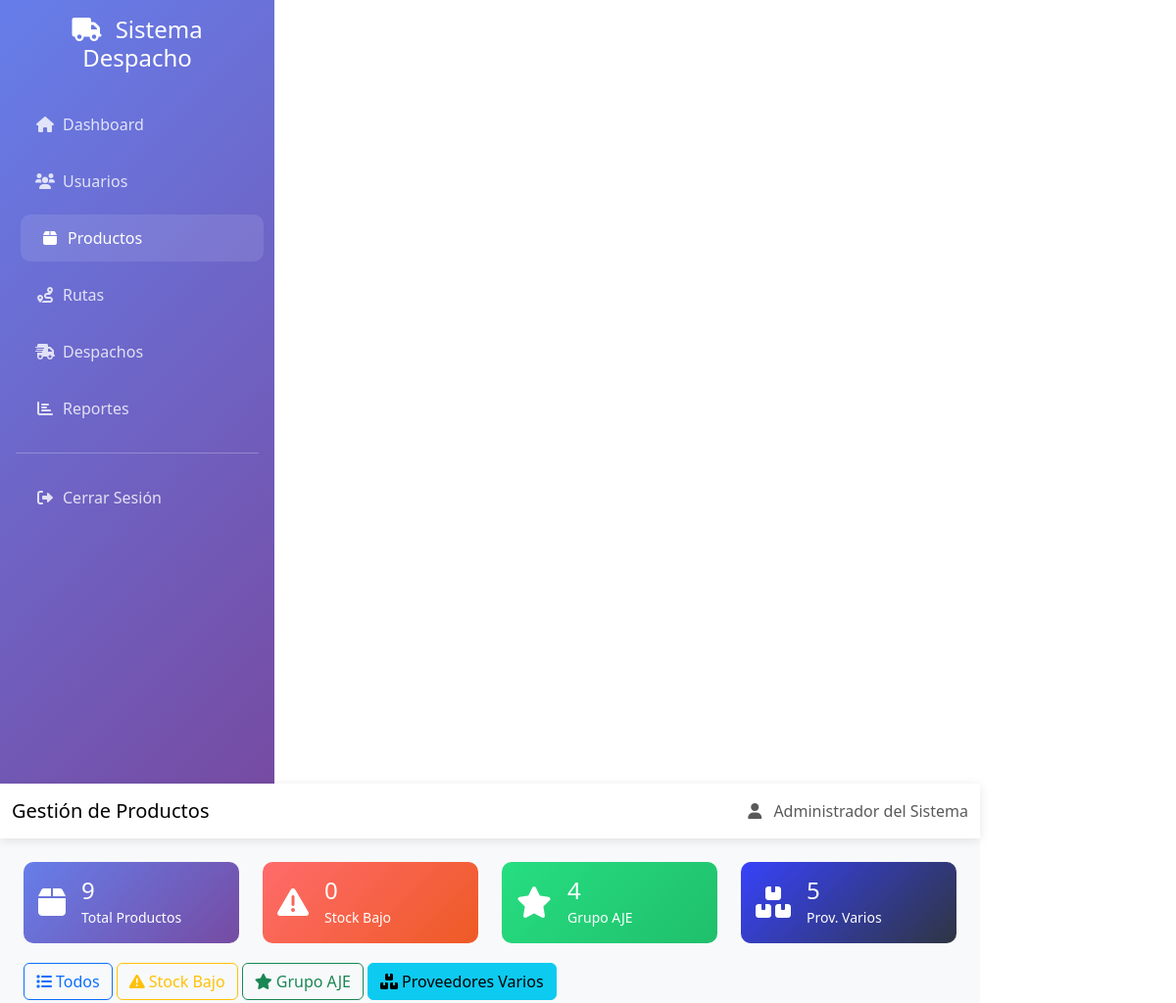
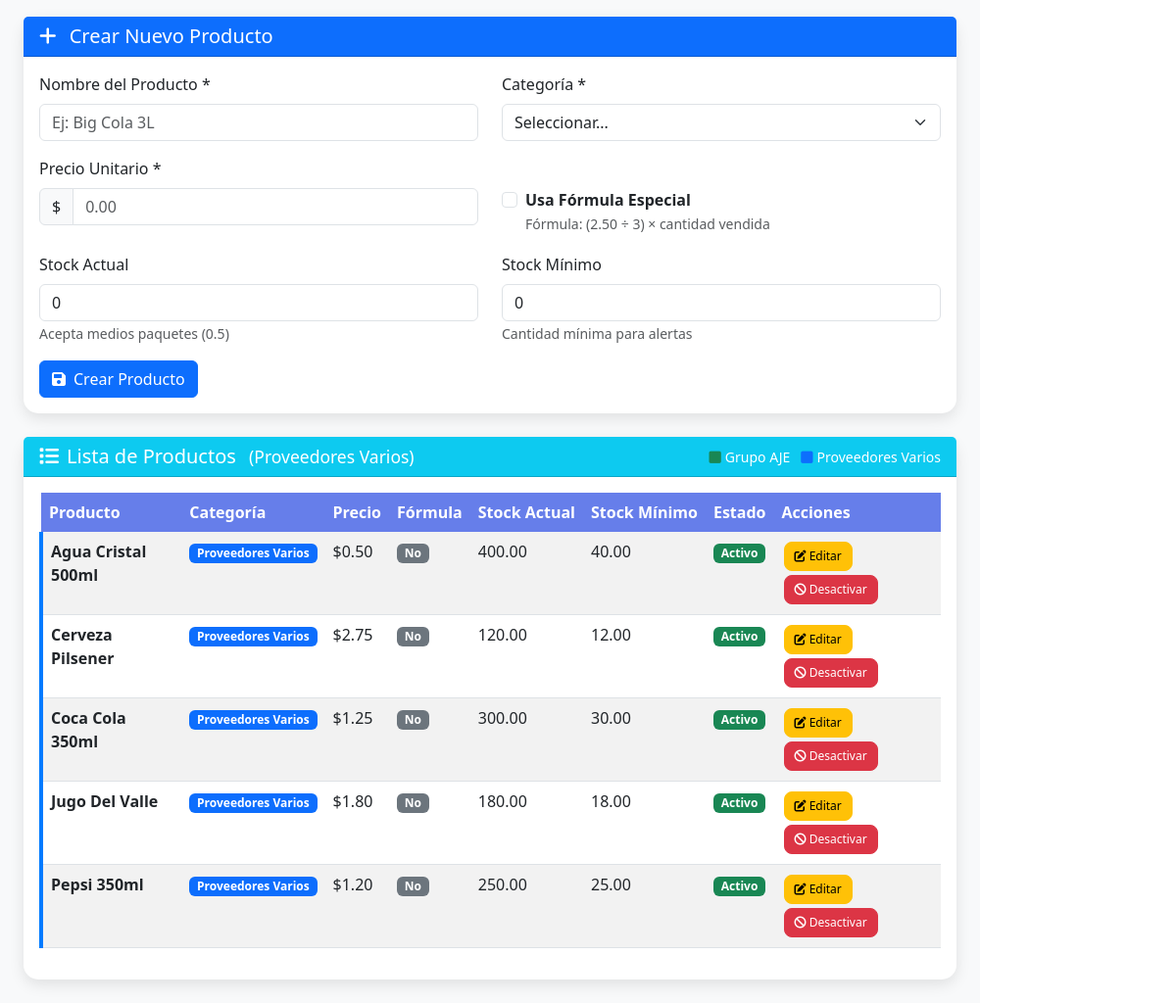
/productos.php?filtro=proveedores_varios (signed in), run on the app's committed database (2 pictures, top to bottom).
### tables this page shows
CREATE TABLE IF NOT EXISTS `productos` (
  `id` int NOT NULL AUTO_INCREMENT,
  `nombre` varchar(100) NOT NULL,
  `categoria` enum('grupo_aje','proveedores_varios') NOT NULL,
  `precio_unitario` decimal(10,2) NOT NULL,
  `usa_formula` tinyint(1) DEFAULT '0',
  `stock_actual` decimal(10,2) DEFAULT '0.00',
  `stock_minimo` decimal(10,2) DEFAULT '0.00',
  `estado` enum('activo','inactivo') DEFAULT 'activo',
  `fecha_creacion` timestamp NULL DEFAULT CURRENT_TIMESTAMP,
  PRIMARY KEY (`id`)
);

### productos.php (the view, shortened to what the rows shown need)
<?php
require_once 'includes/functions.php';
$db = getDB();
$filtro = $_GET['filtro'] ?? '';
$whereClause = "WHERE 1=1";
if ($filtro === 'stock_bajo') {
    $whereClause .= " AND stock_actual <= stock_minimo AND estado = 'activo'";
} elseif ($filtro === 'grupo_aje') {
    $whereClause .= " AND categoria = 'grupo_aje' AND estado = 'activo'";
} elseif ($filtro === 'proveedores_varios') {
    $whereClause .= " AND categoria = 'proveedores_varios' AND estado = 'activo'";
}
try {
    $stmt = $db->query("
        SELECT id, nombre, categoria, precio_unitario, usa_formula, stock_actual, stock_minimo, estado, fecha_creacion
        FROM productos
        $whereClause
        ORDER BY categoria, nombre
    ");
    $productos = $stmt->fetchAll();
} catch (PDOException $e) {
    $mensaje = 'Error al obtener productos: ' . $e->getMessage();
    $tipoMensaje = 'error';
    $productos = [];
}
?>
<!DOCTYPE html>
<html lang="es">
<head>
    <link href="https://cdn.jsdelivr.net/npm/bootstrap@5.3.0/dist/css/bootstrap.min.css" rel="stylesheet">
    <link href="https://cdnjs.cloudflare.com/ajax/libs/font-awesome/6.0.0/css/all.min.css" rel="stylesheet">
</head>
<body>
    <div class="container-fluid">
        <div class="row">
            <div class="col-md-9 col-lg-10 p-0 content-area">
                <div class="container-fluid p-4">
                    <div class="card">
                        <div class="card-body">
                            <?php if (!empty($productos)): ?>
                                <div class="table-responsive d-none d-md-block">
                                    <table class="table table-striped table-hover">
                                        <thead>
                                            <tr>
                                                <th>Producto</th>
                                                <th>Categoría</th>
                                                <th>Precio</th>
                                                <th>Fórmula</th>
                                                <th>Stock Actual</th>
                                                <th>Stock Mínimo</th>
                                                <th>Estado</th>
                                                <th>Acciones</th>
                                            </tr>
                                        </thead>
                                        <tbody>
                                            <?php foreach ($productos as $producto): ?>
                                                <tr class="<?php echo $producto['categoria'] === 'grupo_aje' ? 'producto-grupo-aje' : 'producto-proveedores-varios'; ?>
                                                           <?php echo ($producto['stock_actual'] <= $producto['stock_minimo']) ? 'stock-bajo' : ''; ?>">
                                                    <td>
                                                        <strong><?php echo htmlspecialchars($producto['nombre']); ?></strong>
                                                    </td>
                                                    <td>
                                                        <span class="badge bg-<?php echo $producto['categoria'] === 'grupo_aje' ? 'success' : 'primary'; ?>">
                                                            <?php echo $producto['categoria'] === 'grupo_aje' ? 'Grupo AJE' : 'Proveedores Varios'; ?>
                                                        </span>
                                                    </td>
                                                    <td><?php echo formatearDinero($producto['precio_unitario']); ?></td>
                                                    <td>
                                                        <?php if ($producto['usa_formula']): ?>
                                                            <span class="badge bg-info">Sí</span>
                                                        <?php else: ?>
                                                            <span class="badge bg-secondary">No</span>
                                                        <?php endif; ?>
                                                    </td>
                                                    <td>
                                                        <span class="<?php echo ($producto['stock_actual'] <= $producto['stock_minimo']) ? 'text-danger fw-bold' : ''; ?>">
                                                            <?php echo formatearNumero($producto['stock_actual']); ?>
                                                        </span>
                                                    </td>
                                                    <td><?php echo formatearNumero($producto['stock_minimo']); ?></td>
                                                    <td>
                                                        <span class="badge bg-<?php echo $producto['estado'] === 'activo' ? 'success' : 'danger'; ?>">
                                                            <?php echo ucfirst($producto['estado']); ?>
                                                        </span>
                                                    </td>
                                                    <td>
                                                        <a href="productos.php?editar=<?php echo $producto['id']; ?>"
                                                           class="btn btn-warning btn-action">
                                                            <i class="fas fa-edit"></i> Editar
                                                        </a>
                                                        <form method="POST" action="" style="display: inline;">
                                                            <button type="submit"
                                                                    class="btn btn-<?php echo $producto['estado'] === 'activo' ? 'danger' : 'success'; ?> btn-action"
                                                                    onclick="return confirm('¿Está seguro de cambiar el estado de este producto?')">
                                                                <i class="fas fa-<?php echo $producto['estado'] === 'activo' ? 'ban' : 'check'; ?>"></i>
                                                                <?php echo $producto['estado'] === 'activo' ? 'Desactivar' : 'Activar'; ?>
                                                            </button>
                                                        </form>
                                                    </td>
                                                </tr>
                                            <?php endforeach; ?>
                                        </tbody>
                                    </table>
                                </div>
                            <?php endif; ?>
                        </div>
                    </div>
                </div>
            </div>
        </div>
    </div>
</body>
</html>

### data on the page
productos: nombre "Agua Cristal 500ml", shows "Proveedores Varios", precio_unitario "$0.50", usa_formula "No", stock_actual "400.00", stock_minimo "40.00", estado "Activo", shows "Desactivar"
productos: nombre "Cerveza Pilsener", shows "Proveedores Varios", precio_unitario "$2.75", usa_formula "No", stock_actual "120.00", stock_minimo "12.00", estado "Activo", shows "Desactivar"
productos: nombre "Coca Cola 350ml", shows "Proveedores Varios", precio_unitario "$1.25", usa_formula "No", stock_actual "300.00", stock_minimo "30.00", estado "Activo", shows "Desactivar"
productos: nombre "Jugo Del Valle", shows "Proveedores Varios", precio_unitario "$1.80", usa_formula "No", stock_actual "180.00", stock_minimo "18.00", estado "Activo", shows "Desactivar"
productos: nombre "Pepsi 350ml", shows "Proveedores Varios", precio_unitario "$1.20", usa_formula "No", stock_actual "250.00", stock_minimo "25.00", estado "Activo", shows "Desactivar"

### other printed values
$_SESSION['nombre_completo'] "Administrador del Sistema"
$totalProductos "9"
$stockBajo "0"
$grupoAje "4"
$proveedoresVarios "5"
